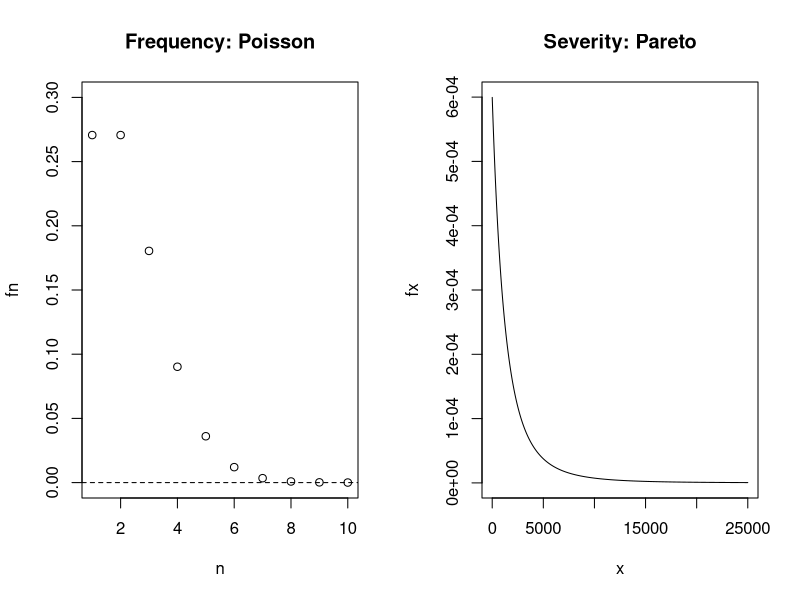
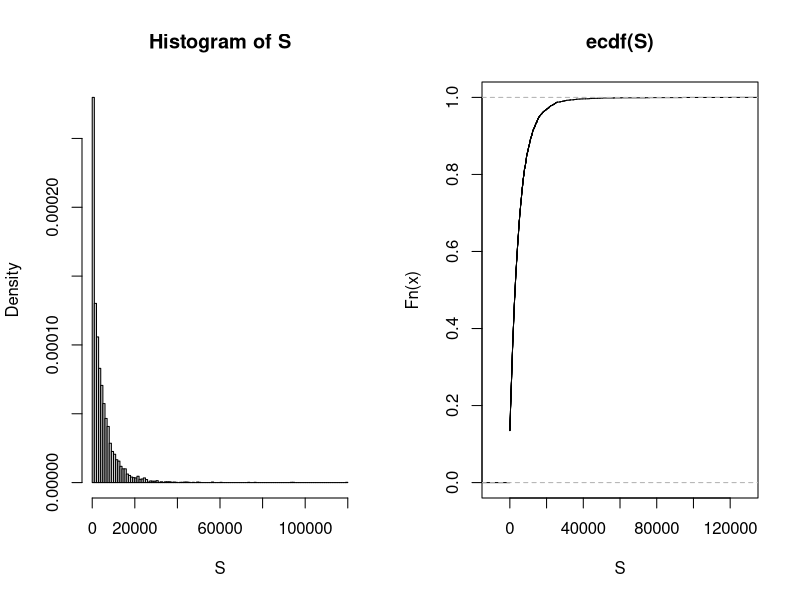
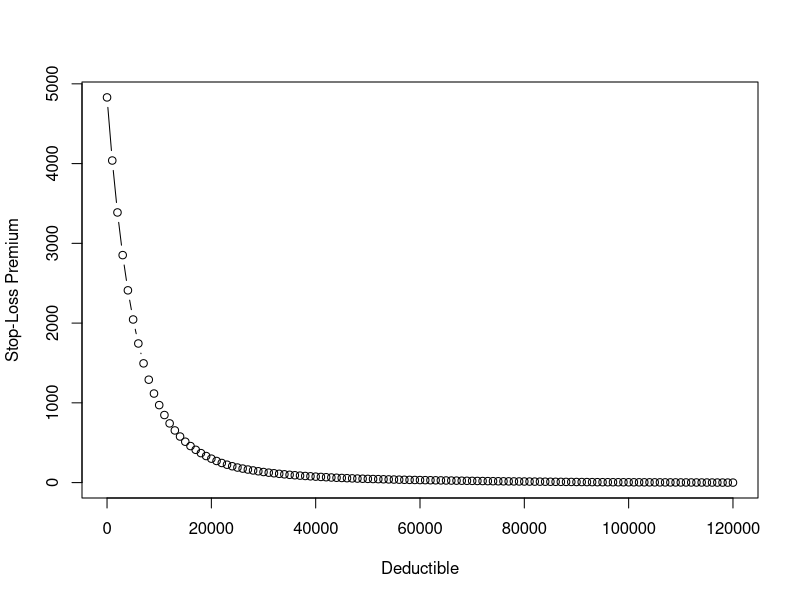

Source code (R) for these figures, in order:
## ---- chunk 1
lambda <- 2
alpha <- 3
theta <- 5000
## ---- chunk 2
par(mfrow=c(1,2))

n <- 1:10
fn <- dpois(1:10,lambda)

plot(n,fn,ylim=c(0,0.3),main="Frequency: Poisson")
abline(h=0,lty=2)

x <- seq(1,25000,1)
fx <- alpha*theta^alpha/(x+theta)^(alpha+1)

plot(x,fx,type="l",main="Severity: Pareto")
## ---- chunk 3
set.seed(123)
size <- 5000
S <- rep(NA,size)
N <- rpois(size,lambda)
for (i in 1:size){
  uu <- runif(N[i])
  X <- theta*((1-uu)^(-1/alpha)-1)
  S[i] <- sum(X)
}
## ---- chunk 4
par(mfrow=c(1,2))
hist(S,freq=F,breaks=100)
plot(ecdf(S),xlab="S")
## ---- chunk 5
mean(S)                             # sample mean
sd(S)                               # sample standard deviation
quantile(S,prob=c(0.05,0.5,0.95))   # percentiles
## ---- chunk 6
sum((S==0))/size
## ---- chunk 7
sum(S<=mean(S))/size
## ---- chunk 8
sum(S>mean(S))/size 
## ---- chunk 9
VaR <- quantile(S,prob=0.99)         # significance level = 0.01
CTE <- sum(S*(S>VaR))/sum((S>VaR))
rm <- c(VaR,CTE)
names(rm) <- c("VaR","CTE")
print(rm)
## ---- chunk 10
par(mfrow=c(1,1))
d <- seq(0,120000,1000)
price <- rep(NA,length(d))
for (i in 1:length(d)){
  price[i] = sum((S-d[i])*(S>d[i]))/size
}
plot(d,price,xlab="Deductible",ylab="Stop-Loss Premium",type="b")
